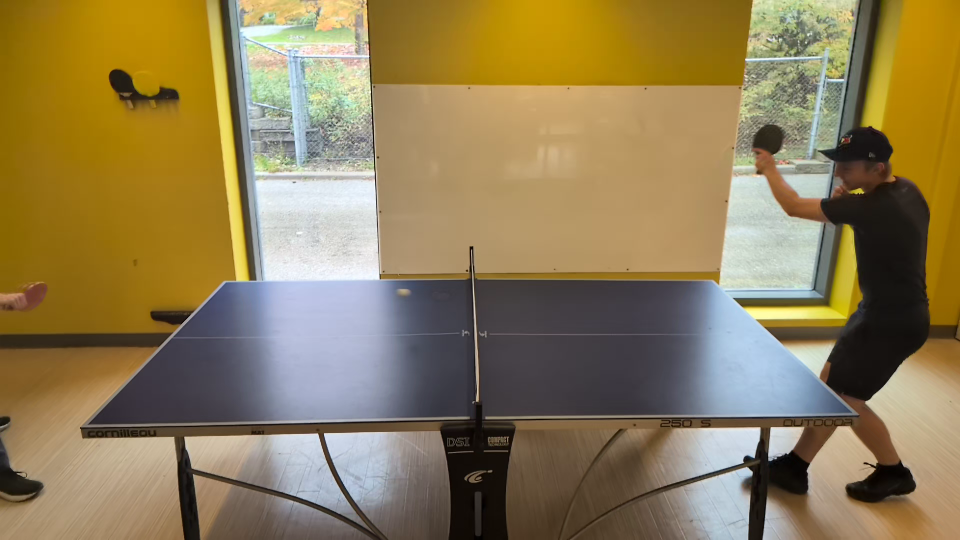
#> input picture upstairs1_5.png, 1920 x 1080 px (shown at 1/2 size)
$ jupyter execute --allow-errors table_distance_calculation.ipynb
#> lines starting #> are read from the running program, lines starting #| are printed output that depends on the picture
[cell 1]
import cv2
import numpy as np
from matplotlib import pyplot as plt
from table_distance import distance_to_table_corners
from pillow_heif import register_heif_opener
from PIL import Image

[cell 2]
register_heif_opener()
#> (this line was passed over: pillow_heif is not available in this run)

#> (the rest of this cell did not finish here and is left out)

#> (a cell that did not finish here is left out)

[cell 4]
image = cv2.imread("./upstairs1_5.png")
#> image is the input picture: shape (1080, 1920, 3); mean B, G, R 86.2, 125.6, 143.1
# image = cv2.imread("./table_footage.jpg")
print(image.shape)
#| (1080, 1920, 3)
corners = [[450, 570], [1420, 560], [1700, 820], [170, 850]]
draw_image = image.copy()
colors = [(255, 255, 255), (255, 0, 0), (0, 0, 255), (0, 255, 0)]
for color, corner in zip(colors, corners):
    print(image.shape)
    draw_image = cv2.circle(draw_image, corner, 10, color, 10)
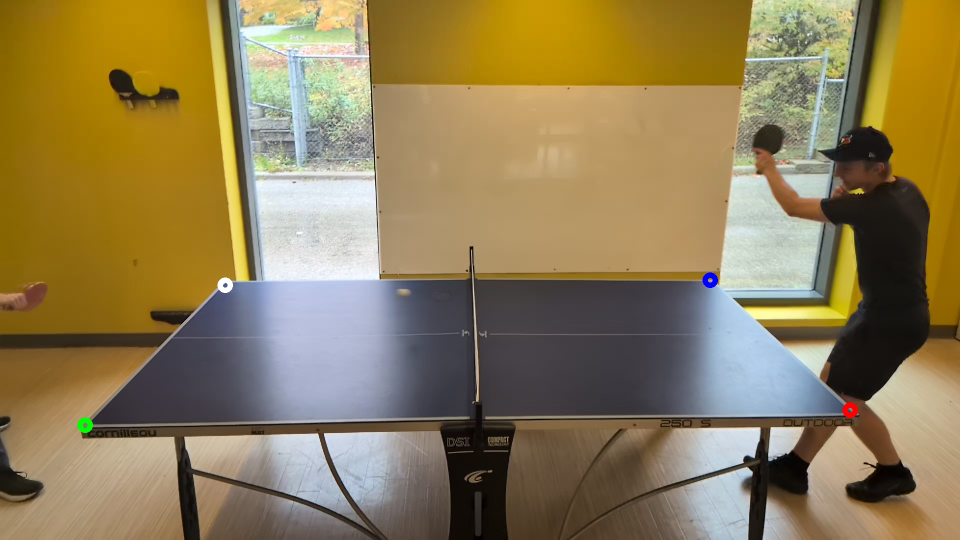
#> draw_image: shape (1080, 1920, 3) (shown at 1/2 size); mean B, G, R 86.2, 125.6, 143.1
plt.imshow(draw_image)

[cell 5]
image = cv2.imread("./no_ball1.png")
# image = cv2.imread("./table_footage.jpg")
#> (the rest of this cell did not finish here and is left out)

[cell 6]
image = cv2.imread("./table_footage.jpg")
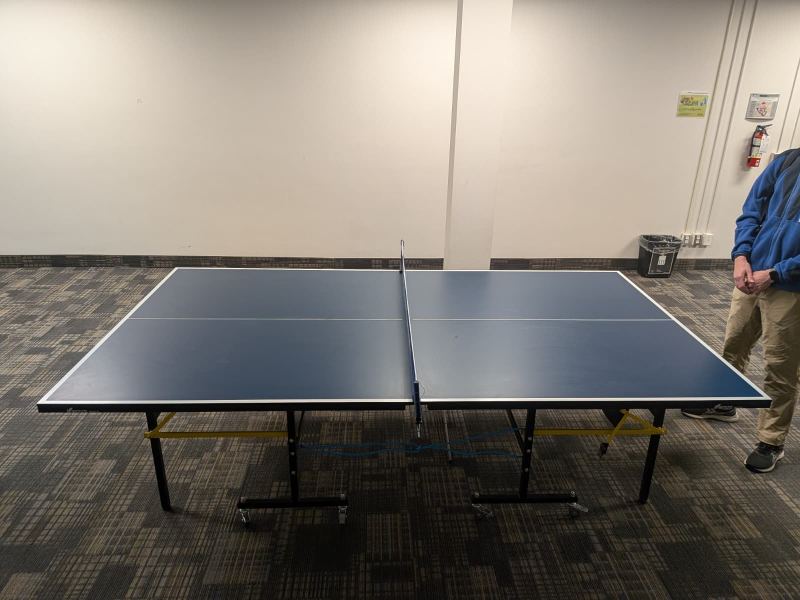
#> input picture table_footage.jpg, 1600 x 1200 px (shown at 1/2 size)
#> image is the input picture: shape (1200, 1600, 3); mean B, G, R 116.2, 123.8, 129.5
corners = [[350, 540], [1250, 540], [1540, 800], [90, 800]]
draw_image = image.copy()
for corner in corners:
    print(image.shape)
    draw_image = cv2.circle(draw_image, corner, 10, (255, 0, 0), 10)
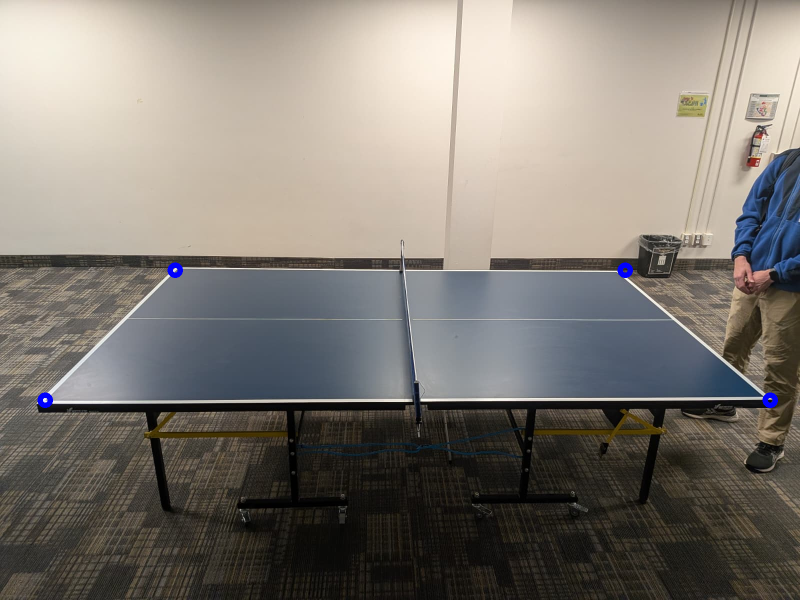
#> draw_image: shape (1200, 1600, 3) (shown at 1/2 size); mean B, G, R 116.4, 123.6, 129.3
plt.imshow(draw_image)

[cell 7]
image = cv2.imread("./dist_test.jpeg")
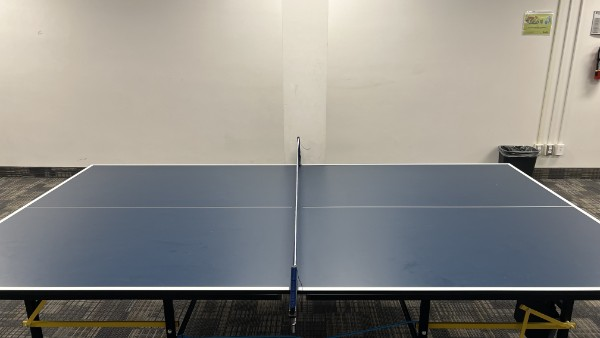
#> input picture dist_test.jpeg, 600 x 338 px
#> image is the input picture: shape (338, 600, 3); mean B, G, R 134.9, 139.2, 140.5
corners = [[90, 163], [515, 163]]
draw_image = image.copy()
for corner in corners:
    print(image.shape)
    draw_image = cv2.circle(draw_image, corner, 5, (255, 0, 0), 2)
plt.imshow(draw_image)

[cell 8]
image = cv2.imread("./dist_test3.jpg")
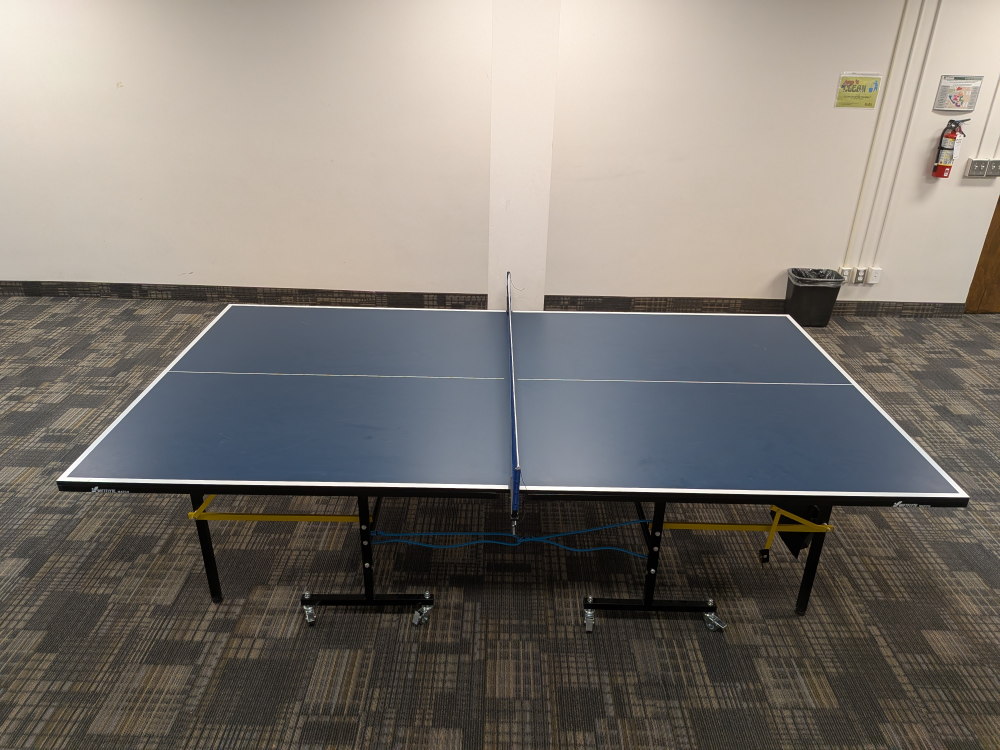
#> input picture dist_test3.jpg, 4000 x 3000 px (shown at 1/4 size)
#> image is the input picture: shape (3000, 4000, 3); mean B, G, R 115.3, 121.7, 127.5
corners = [[910, 1200], [3160, 1250], [3850, 2000], [230, 1900]]
draw_image = image.copy()
for corner in corners:
    print(image.shape)
    draw_image = cv2.circle(draw_image, corner, 20, (255, 0, 0), 10)
#> draw_image: shape (3000, 4000, 3)
plt.imshow(draw_image)
